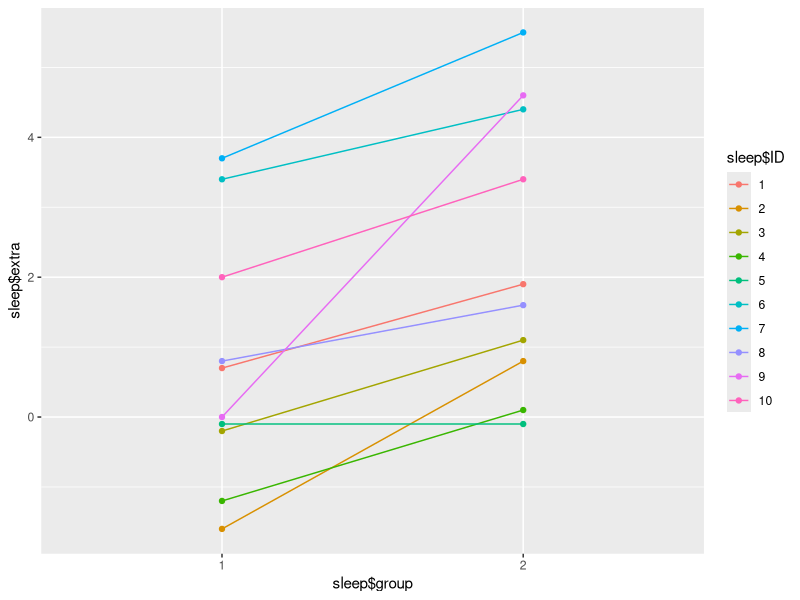

This figure's R source: (Note: this script raises an error after producing the figure.)
## ---- chunk 1
library(ggplot2)
library(plyr)
data(sleep)
## ---- chunk 2
head(sleep)
## ---- chunk 3
length(unique(sleep$group))
length(unique(sleep$ID))
## ---- chunk 4
ggplot(data = sleep, aes(x = sleep$group, y = sleep$extra, group = sleep$ID,col=sleep$ID)) + geom_line()+ geom_point()
## ---- chunk 5
g1 <- sleep$extra[1 : 10]; g2 <- sleep$extra[11 : 20]
difference <- g2 - g1
mn <- mean(difference); s <- sd(difference); n <- 10

mn
s
## ---- chunk 6
mn + c(-1, 1) * qt(.975, n-1) * s / sqrt(n)

## ---- chunk 7
t.test(difference)
t.test(g2, g1, paired = TRUE)
t.test(extra ~ I(relevel(group, 2)), paired = TRUE, data = sleep)
